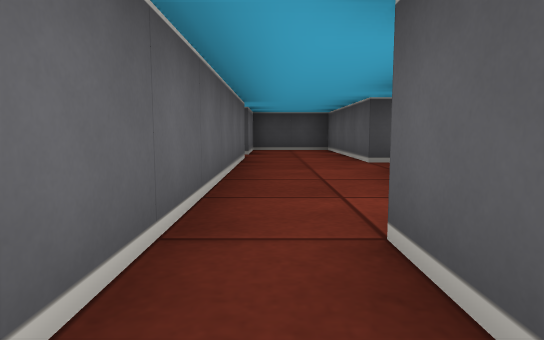
view 1 (above)

19 first-person views from a walk through a cub3D maze. The camera is about half as high as the walls, tilts 6° down and sees 75° across. The floor is counted in squares. Each view is taken from the middle of a square. On the plan, view 1 faces up. The plan holds only what a view shows up to about 9 squares ahead; the rest is blank.

view 2
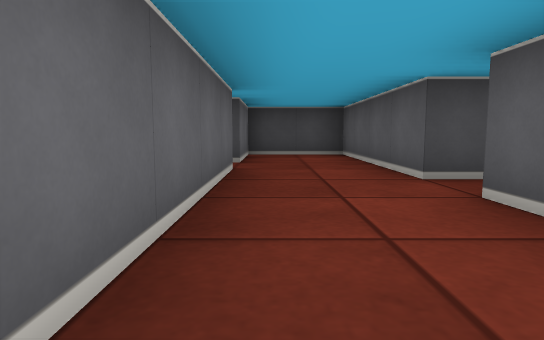

view 3
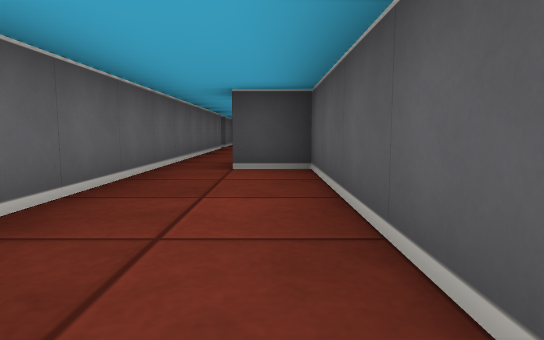

view 4
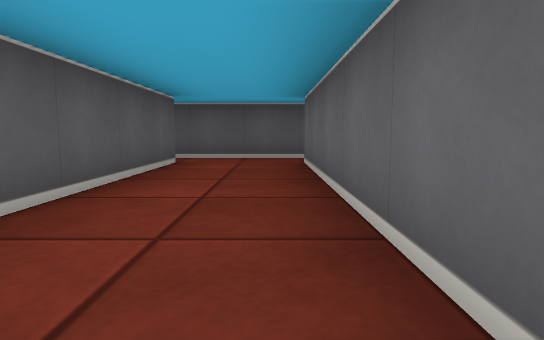

view 5
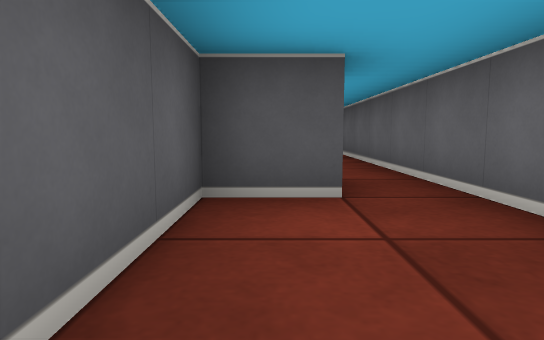

view 6
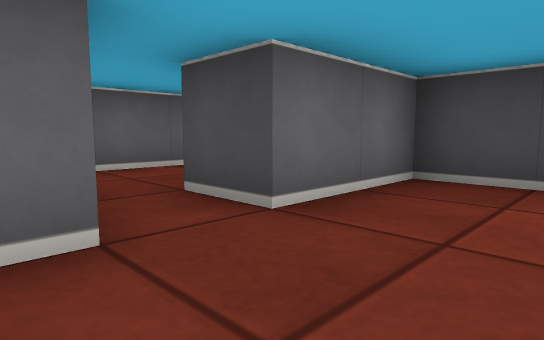

view 7
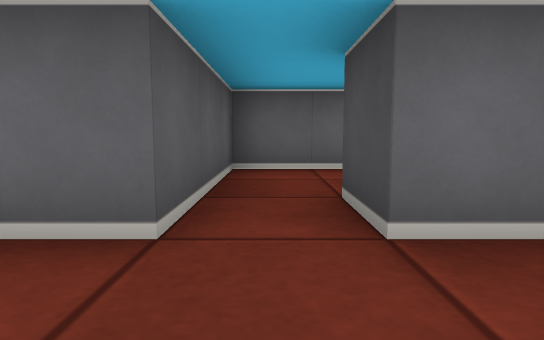

view 8
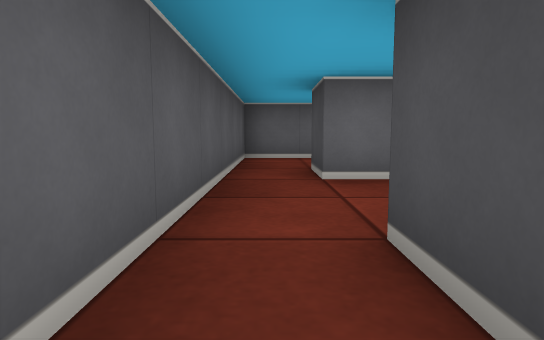

view 9
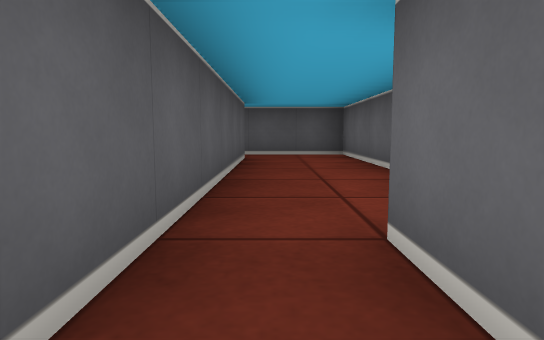

view 10
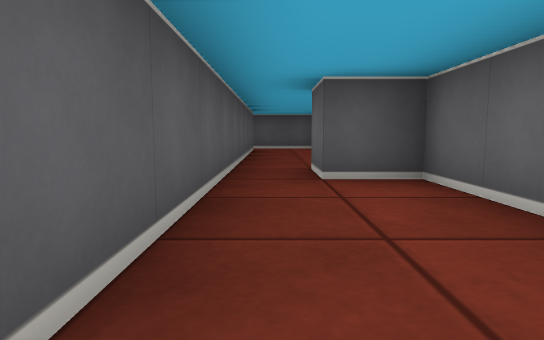

view 11
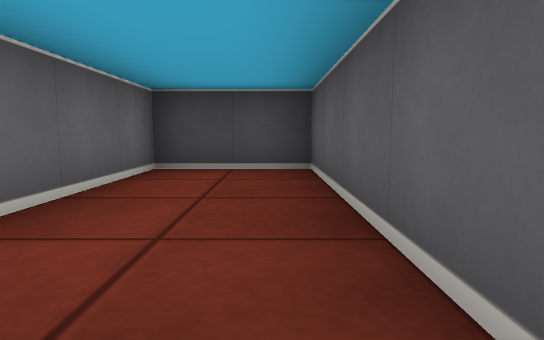

view 12
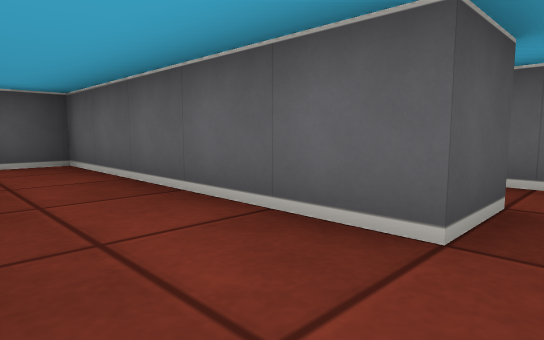

view 13
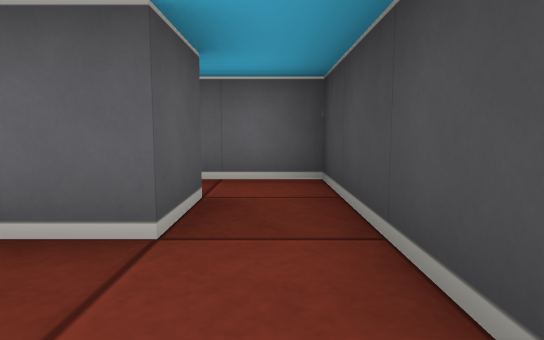

view 14
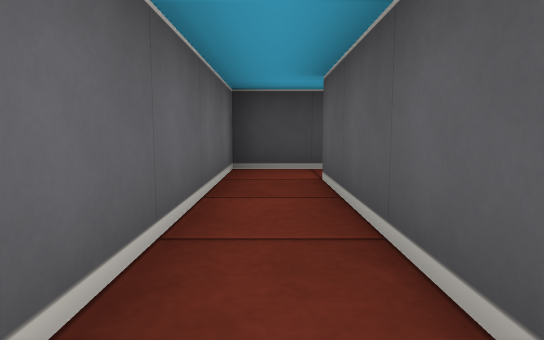

view 15
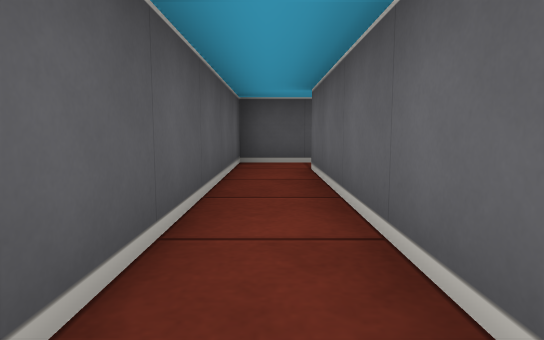

view 16
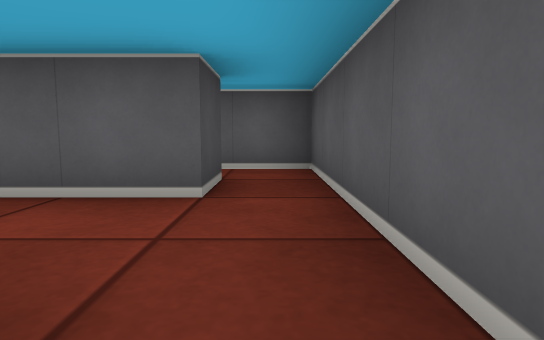

view 17
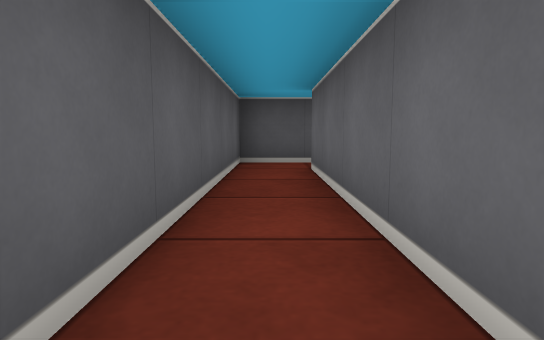

view 18
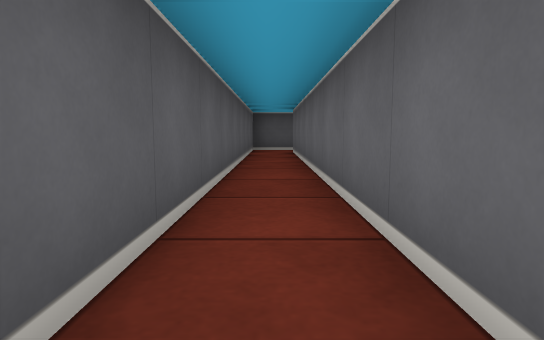

view 19
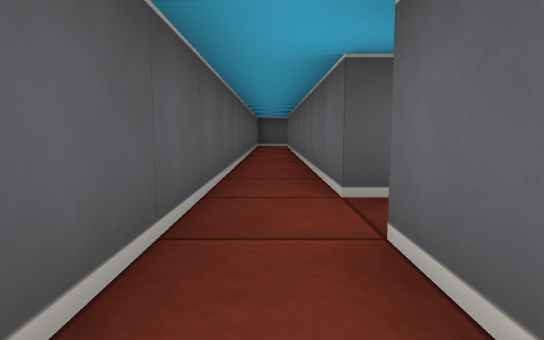

### Floor plan
Ten units are one square. View 1 is at (0, 0); x grows to the right and y downward. Boxes are objects, and circles mark ways between rooms. Rooms are numbered by the first view taken in them; rooms with no view inside come last. Other rooms are left out.
<svg viewBox="-65 -100 105 160">
<path fill="none" stroke="#000" d="M25 45 15 45 15 -5 5 -5 5 -15M-5 55 25 55M-5 -15 -5 45M21 -55 15 -55 15 -65M5 -15 15 -15 15 -45M-5 -65 -5 -15M15 -65 15 -95 -5 -95 -5 -75M25 -65 25 -55M25 -45 25 45M25 55 35 55 35 -65M-15 -15 -15 -55 -35 -55 -35 -15 -25 -15M-35 5 -35 55 -5 55M-5 45 -15 45 -15 -15M-25 -15 -25 -5 -35 -5M-35 -5 -55 -5 -55 45M-56 55 -45 55 -45 5 -35 5"/>
<circle cx="0" cy="-10" r="3" fill="#2a7"/>
<circle cx="20" cy="50" r="3" fill="#2a7"/>
<circle cx="-10" cy="50" r="3" fill="#2a7"/>
<circle cx="5" cy="-60" r="3" fill="#2a7"/>
<circle cx="20" cy="-50" r="3" fill="#2a7"/>
<circle cx="-20" cy="-10" r="3" fill="#2a7"/>
<circle cx="-40" cy="0" r="3" fill="#2a7"/>
<text x="10" y="20">1</text>
<text x="10" y="-40">2</text>
<text x="0" y="-80">3</text>
<text x="30" y="-80">4</text>
<text x="-30" y="-40">5</text>
<text x="-20" y="20">6</text>
<text x="-50" y="20">7</text>
</svg>
Room 1 opens to room 2. Room 1 opens to room 4. Room 1 opens to room 6. Room 2 opens to room 3. Room 2 opens to room 4. Room 5 opens to room 6. Room 6 opens to room 7.

Where each view was taken, in squares from view 1:
view 1: 0 up, 0 right, facing up
view 2: 2 up, 0 right, facing up
view 3: 4 down, 1 right, facing up
view 4: 1 up, 0 right, facing down
view 5: 4 up, 1 right, facing down
view 6: 6 up, 1 right, facing up-left
view 7: 7 up, 1 right, facing left
view 8: 5 down, 3 right, facing left
view 9: 2 up, 2 left, facing down
view 10: 5 up, 2 left, facing down
view 11: 1 up, 2 left, facing up
view 12: 0 up, 2 left, facing down-left
view 13: 0 up, 2 left, facing left
view 14: 4 down, 5 left, facing up
view 15: 0 up, 5 left, facing down
view 16: 5 down, 1 left, facing right
view 17: 0 up, 3 right, facing down
view 18: 4 up, 3 right, facing down
view 19: 7 up, 3 right, facing down
